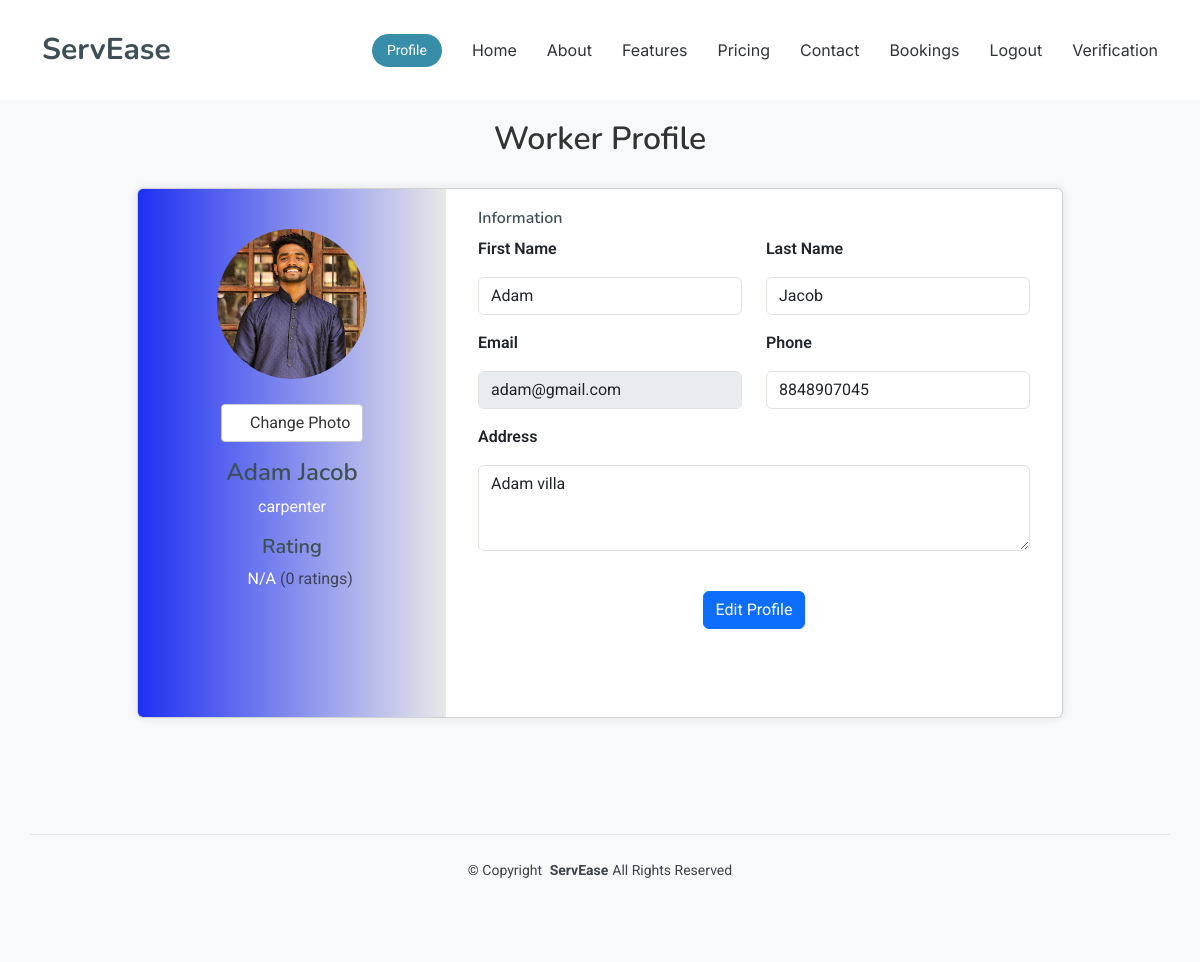
Screenshot of /worker/profile/ (signed in) with the database file from the repository.
### Home_app/models.py (models this page shows)
class Users(models.Model):
    user_id = models.AutoField(primary_key=True)
    firstname = models.CharField(max_length=20,blank=False)
    lastname = models.CharField(max_length=20,blank=False)
    email = models.EmailField(unique=True,blank=False)
    phone = models.CharField(max_length=10,null=True)
    address = models.TextField()
    place=models.CharField(max_length=30, blank=True)
    availability = models.IntegerField(default=0)
    district = models.CharField(max_length=20, blank=True)
    image = models.ImageField(upload_to='profile_pic', null=True, blank=True)
    password = models.CharField(max_length=256)
    usertype = models.CharField(max_length=20)
    active = models.BooleanField(default=True)

### Home_app/views.py (the view, shortened to what this page needs)
# urls.py: path('worker/profile/', views.worker_profile, name='worker_profile'),
@never_cache
def worker_profile(request):
    user_id = request.session.get('user_id')
    if not user_id:
        messages.warning(request, 'You need to log in first.')
        return redirect('login')
    try:
        user = Users.objects.get(user_id=user_id)
    except Users.DoesNotExist:
        messages.error(request, 'User not found.')
        return redirect('login')
    worker_ratings = WorkerRating.objects.filter(worker=user)
    average_rating = worker_ratings.aggregate(Avg('rating'))['rating__avg']
    total_ratings = worker_ratings.count()
    if average_rating:
        average_rating = round(average_rating, 1)  # Round to one decimal place
    context = {
        'first_name': user.firstname,
        'last_name': user.lastname,
        'email': user.email,
        'phone': user.phone,
        'usertype': user.usertype,
        'address': user.address,
        'profile_picture_url': user.image.url if user.image else '/media/default_profile_pic.png',
        'average_rating': average_rating,
        'total_ratings': total_ratings,
    }
    return render(request, 'worker_temp/worker_profile.html', context)

### templates/worker_temp/worker_profile.html (shortened to what this page needs)
{% load static %}
<!DOCTYPE html>
<html lang="en">
<head>
  <link href="{% static 'work_assets/vendor/bootstrap/css/bootstrap.min.css' %}" rel="stylesheet">
  <link href="{% static 'work_assets/vendor/bootstrap-icons/bootstrap-icons.css' %}" rel="stylesheet">
  <link href="{% static 'work_assets/vendor/aos/aos.css' %}" rel="stylesheet">
  <link href="{% static 'work_assets/vendor/glightbox/css/glightbox.min.css' %}" rel="stylesheet">
  <link href="{% static 'work_assets/vendor/swiper/swiper-bundle.min.css' %}" rel="stylesheet">
  <link href="{% static 'work_assets/css/main.css' %}" rel="stylesheet">
</head>
<body class="index-page">
  <header id="header" class="header d-flex align-items-center fixed-top">
    <div class="container-fluid container-xl position-relative d-flex align-items-center">
      <a href="{% url 'worker_index' %}" class="logo d-flex align-items-center me-auto">
        <h1 class="sitename">ServEase</h1>
      </a>
      <nav id="navmenu" class="navmenu">
        <ul>
          <li><a href="{% url 'worker_index' %}#hero">Home</a></li>
          <li><a href="{% url 'worker_index' %}#about">About</a></li>
          <li><a href="#">Features</a></li>
          <li><a href="#">Pricing</a></li>
          <li><a href="#">Contact</a></li>
          <li><a href="{% url 'view_my_booking' %}">Bookings</a></li>
          <li><a href="{% url 'logout' %}">Logout</a></li>
          <li><a href="{% url 'worker_verification' %}">Verification</a></li>
        </ul>
      </nav>
      <a class="btn-getstarted" href="{% url 'worker_profile' %}">Profile</a>
    </div>
  </header>
  <main class="main">
    <section id="profile" class="profile-section">
      <div class="container">
        <h2 class="profile-heading">Worker Profile</h2>
        <div class="row justify-content-center">
          <div class="col-12 col-lg-10">
            <div class="card user-card-full">
              <div class="row m-0">
                <div class="col-sm-4 bg-c-lite-green user-profile">
                  <div class="card-block text-center text-white">
                    <div class="m-b-25">
                      <form action="{% url 'worker_profile' %}" method="post" enctype="multipart/form-data" id="profile-form">
                        <img id="profile-pic" src="{{ profile_picture_url }}" alt="Profile Picture" class="profile-pic" />
                        <label for="profile-pic-input" class="custom-file-upload">
                          <i class="bi bi-camera"></i> Change Photo
                        </label>
                        <h4 class="f-w-600 mt-3">{{ first_name }} {{ last_name }}</h4>
                        <p>{{ usertype }}</p>
                        <div class="mt-3">
                          <h5 class="f-w-600">Rating</h5>
                          <p>
                            <i class="bi bi-star-fill text-warning"></i>
                            {{ average_rating|default:"N/A" }}
                            <span class="text-muted">({{ total_ratings }} ratings)</span>
                          </p>
                        </div>
                    </div>
                  </div>
                </div>
                <div class="col-sm-8">
                  <div class="card-block">
                    <h6 class="m-b-20 p-b-5 b-b-default f-w-600">Information</h6>
                    <div class="row">
                      <div class="col-sm-6 mb-3">
                        <p class="m-b-10 f-w-600">First Name</p>
                        <input type="text" id="first-name" name="first_name" value="{{ first_name }}" readonly class="form-control">
                      </div>
                      <div class="col-sm-6 mb-3">
                        <p class="m-b-10 f-w-600">Last Name</p>
                        <input type="text" id="last-name" name="last_name" value="{{ last_name }}" readonly class="form-control">
                      </div>
                    </div>
                    <div class="row">
                      <div class="col-sm-6 mb-3">
                        <p class="m-b-10 f-w-600">Email</p>
                        <input type="email" id="email" name="email" value="{{ email }}" disabled class="form-control">
                      </div>
                      <div class="col-sm-6 mb-3">
                        <p class="m-b-10 f-w-600">Phone</p>
                        <input type="text" id="phone" name="phone" value="{{ phone }}" readonly class="form-control">
                      </div>
                    </div>
                    <div class="row">
                      <div class="col-sm-12 mb-3">
                        <p class="m-b-10 f-w-600">Address</p>
                        <textarea id="address" name="address" rows="3" readonly class="form-control">{{ address }}</textarea>
                      </div>
                    </div>
                    <div class="text-center mt-4">
                      <button type="button" id="edit-profile-btn" class="btn btn-primary">Edit Profile</button>
                    </div>
                  <ul class="social-link list-unstyled mt-4 mb-3">
                    <li><a href="#!" data-toggle="tooltip" title="Facebook"><i class="bi bi-facebook"></i></a></li>
                    <li><a href="#!" data-toggle="tooltip" title="Twitter"><i class="bi bi-twitter"></i></a></li>
                    <li><a href="#!" data-toggle="tooltip" title="Instagram"><i class="bi bi-instagram"></i></a></li>
                  </ul>
                </div>
              </div>
            </div>
          </div>
        </div>
      </div>
    </section>
  </main>
  <footer id="footer" class="footer">
    <div class="container copyright text-center mt-4">
      <p>© <span>Copyright</span> <strong class="px-1 sitename">ServEase</strong><span>All Rights Reserved</span></p>
    </div>
  </footer>
</body>
</html>

### static/work_assets/css/main.css (style rules this page uses)
:root { --default-font: "Roboto", system-ui, -apple-system, "Segoe UI", Roboto, "Helvetica Neue", Arial, "Noto Sans", "Liberation Sans", sans-serif, "Apple Color Emoji", "Segoe UI Emoji", "Segoe UI Symbol", "Noto Color Emoji"; --heading-font: "Nunito", sans-serif; --nav-font: "Inter", sans-serif; }
:root { --background-color: #ffffff; --default-color: #3d4348; --heading-color: #3e5055; --accent-color: #388da8; --surface-color: #ffffff; --contrast-color: #ffffff; }
:root { --nav-color: #313336; --nav-hover-color: #77b6ca; --nav-mobile-background-color: #ffffff; --nav-dropdown-background-color: #ffffff; --nav-dropdown-color: #313336; --nav-dropdown-hover-color: #77b6ca; }
:root { scroll-behavior: smooth; }
body { color: var(--default-color); background-color: var(--background-color); font-family: var(--default-font); }
a { color: var(--accent-color); text-decoration: none; transition: 0.3s; }
h1, h2, h3, h4, h5, h6 { color: var(--heading-color); font-family: var(--heading-font); }
.header { color: var(--default-color); background-color: var(--background-color); padding: 20px 0; transition: all 0.5s; z-index: 997; }
.header .logo { line-height: 1; }
.header .logo h1 { font-size: 30px; margin: 0; font-weight: 700; color: var(--heading-color); }
.header .btn-getstarted, .header .btn-getstarted:focus { color: var(--contrast-color); background: var(--accent-color); font-size: 14px; padding: 8px 25px; margin: 0 0 0 30px; border-radius: 50px; transition: 0.3s; }
@media (max-width: 1200px) { .header .logo { order: 1; } }
@media (max-width: 1200px) { .header .btn-getstarted { order: 2; margin: 0 15px 0 0; padding: 6px 15px; } }
@media (max-width: 1200px) { .header .navmenu { order: 3; } }
.index-page .header { --background-color: rgba(255, 255, 255, 0); }
@media (min-width: 1200px) { .navmenu { padding: 0; } }
@media (min-width: 1200px) { .navmenu ul { margin: 0; padding: 0; display: flex; list-style: none; align-items: center; } }
@media (min-width: 1200px) { .navmenu li { position: relative; } }
@media (min-width: 1200px) { .navmenu a, .navmenu a:focus { color: var(--nav-color); padding: 18px 15px; font-size: 16px; font-family: var(--nav-font); font-weight: 400; display: flex; align-items: center; justify-content: space-between; white-space: nowrap; transition: 0.3s; } }
@media (min-width: 1200px) { .navmenu li:last-child a { padding-right: 0; } }
.footer { color: var(--default-color); background-color: var(--background-color); font-size: 14px; padding-bottom: 50px; position: relative; }
.footer .copyright { padding-top: 25px; padding-bottom: 25px; border-top: 1px solid color-mix(in srgb, var(--default-color), transparent 90%); }
.footer .copyright p { margin-bottom: 0; }
section, .section { color: var(--default-color); background-color: var(--background-color); padding: 60px 0; scroll-margin-top: 100px; overflow: clip; }

### rows the page displays
Users: firstname "Adam", lastname "Jacob", usertype "carpenter", first_name "Adam", last_name "Jacob", email "adam@gmail.com", phone "8848907045", address "Adam villa"

### other values shown
{{ average_rating|default:"N/A" }} "N/A"
{{ total_ratings }} "0"
